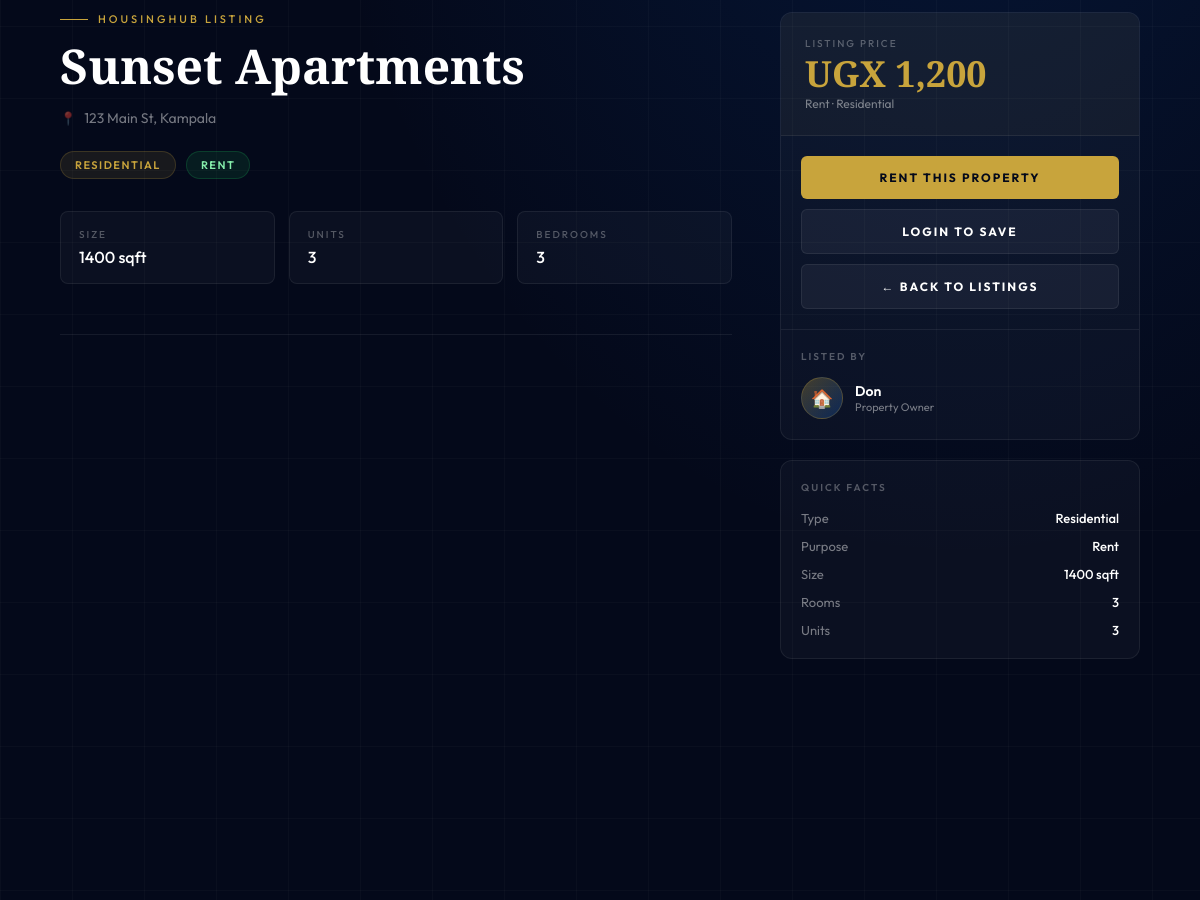
Before: /property_view.php?id=1 (middle part) with the older database file.
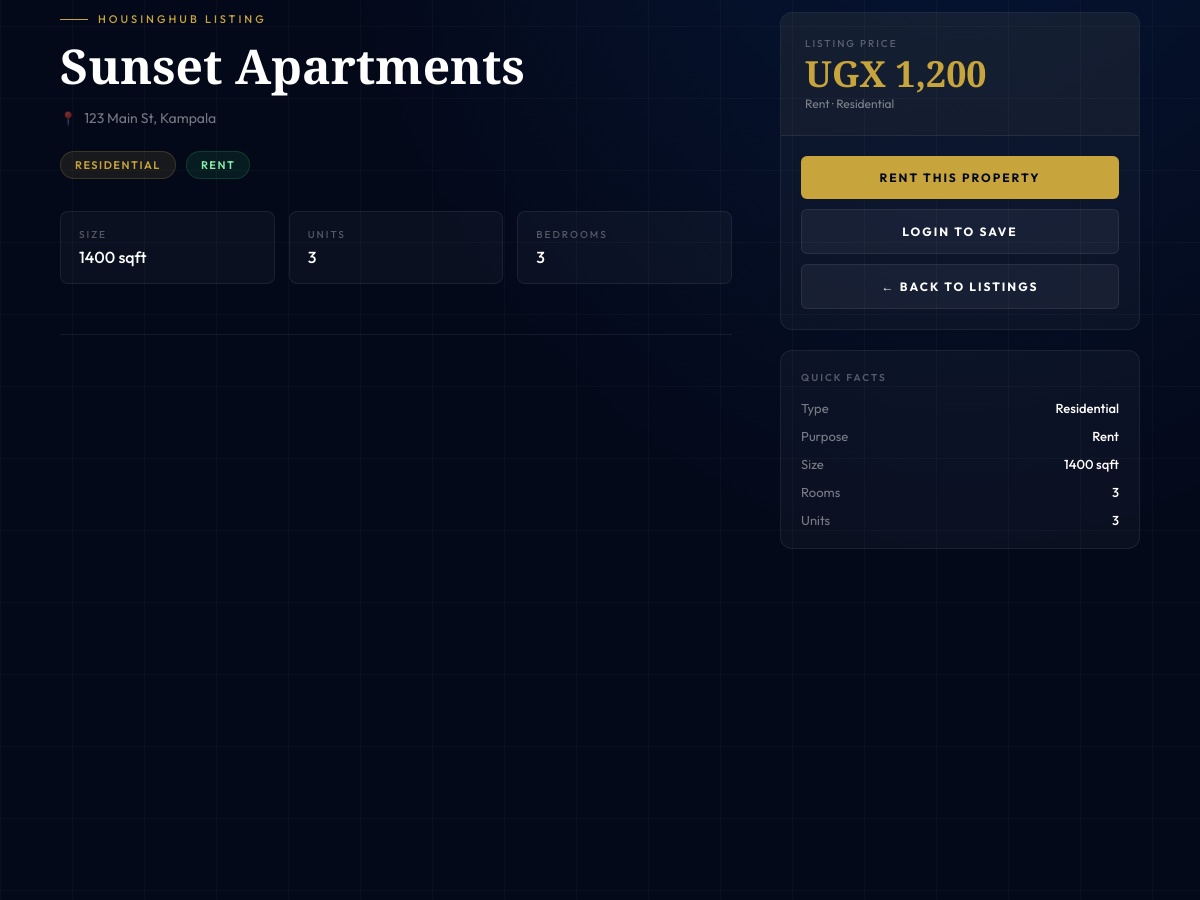
After: the same page with the newer database file.
### tables this page shows
CREATE TABLE IF NOT EXISTS `users` (
  `id` int NOT NULL AUTO_INCREMENT,
  `fullname` varchar(255) NOT NULL,
  `email` varchar(255) NOT NULL,
  `password` varchar(255) NOT NULL,
  `role` varchar(50) NOT NULL DEFAULT 'tenant',
  `created_at` timestamp NOT NULL DEFAULT CURRENT_TIMESTAMP,
  `phone` varchar(20) DEFAULT NULL,
  `whatsapp` varchar(20) DEFAULT NULL,
  `commission_rate` decimal(5,2) DEFAULT '0.00' COMMENT 'Broker commission rate in %',
  `agreed_terms` tinyint(1) DEFAULT '0',
  `status` varchar(50) DEFAULT 'active',
  PRIMARY KEY (`id`),
  UNIQUE KEY `email` (`email`)
);

### property_view.php (the view, shortened to what this page needs)
<?php
include "db_connect.php";
$user = null;
$property_id = intval($_GET['id']);
$property = mysqli_fetch_assoc(mysqli_query($conn, "SELECT * FROM properties WHERE id = $property_id"));
$owner = mysqli_fetch_assoc(mysqli_query($conn, "SELECT * FROM users WHERE id = {$property['owner_id']}"));
$purposeClass = strtolower($property['purpose']);
?>
<!DOCTYPE html>
<html lang="en">
<head>
</head>
<body>
<div class="page-bg"></div>
<div class="page-grid"></div>
<div class="prop-layout">
  <div class="prop-main">
    <div class="prop-section z reveal">
      <div class="prop-eyebrow">HousingHub Listing</div>
      <h1 class="prop-title"><?= htmlspecialchars($property['property_name']) ?></h1>
      <div class="prop-address"><?= htmlspecialchars($property['address']) ?></div>
      <div class="prop-badges">
        <span class="badge type"><?= htmlspecialchars($property['property_type']) ?></span>
        <span class="badge <?= $purposeClass ?>"><?= strtoupper($property['purpose']) ?></span>
      </div>
      <div class="meta-grid">
        <div class="meta-item"><div class="meta-label">Size</div><div class="meta-value"><?= $property['size_sqft'] ?> sqft</div></div>
        <div class="meta-item"><div class="meta-label">Units</div><div class="meta-value"><?= $property['units'] ?? 'N/A' ?></div></div>
        <div class="meta-item"><div class="meta-label">Bedrooms</div><div class="meta-value"><?= $property['bedrooms'] ?? 'N/A' ?></div></div>
      </div>
    </div>
  </div>
  <div class="prop-sidebar z">
    <div class="sidebar-card">
      <div class="sidebar-price">
        <div class="sidebar-price-label">Listing Price</div>
        <div class="sidebar-price-value">UGX <?= number_format($property['rent_amount']) ?></div>
        <div class="sidebar-price-sub"><?= ucfirst(strtolower($property['purpose'])) ?> · <?= htmlspecialchars($property['property_type']) ?></div>
      </div>
      <div class="sidebar-actions">
        <?php if($property['purpose']==='Rent'): ?>
        <a href="payment_method.php?property_id=<?= $property['id'] ?>&action=rent" class="sidebar-btn primary">Rent This Property</a>
        <?php elseif($property['purpose']==='Buy'): ?>
        <a href="payment_method.php?property_id=<?= $property['id'] ?>&action=buy" class="sidebar-btn primary">Buy This Property</a>
        <?php elseif($property['purpose']==='Lease'): ?>
        <a href="payment_method.php?property_id=<?= $property['id'] ?>&action=lease" class="sidebar-btn primary">Lease This Property</a>
        <?php endif; ?>
        <?php if($user): ?>
        <a href="save_favorite.php?id=<?= $property['id'] ?>" class="sidebar-btn save">❤️ Save to Favourites</a>
        <?php else: ?>
        <a href="login.php" class="sidebar-btn secondary">Login to Save</a>
        <?php endif; ?>
        <a href="properties.php?browse=1" class="sidebar-btn secondary">← Back to Listings</a>
      </div>
      <?php if($owner): ?>
      <div class="sidebar-owner">
        <div class="sidebar-owner-title">Listed By</div>
        <div class="owner-info">
          <div class="owner-avatar">🏠</div>
          <div>
            <div class="owner-name"><?= htmlspecialchars($owner['fullname'] ?? 'Property Owner') ?></div>
            <div class="owner-label">Property Owner</div>
          </div>
        </div>
      </div>
      <?php endif; ?>
    </div>
    <div class="sidebar-card" style="padding:20px">
      <div style="font-size:10px;font-weight:600;letter-spacing:2px;text-transform:uppercase;color:rgba(255,255,255,.3);margin-bottom:16px">Quick Facts</div>
      <div style="display:flex;flex-direction:column;gap:12px">
        <div style="display:flex;justify-content:space-between;font-size:13px"><span style="color:var(--muted)">Type</span><span style="color:var(--white);font-weight:500"><?= htmlspecialchars($property['property_type']) ?></span></div>
        <div style="display:flex;justify-content:space-between;font-size:13px"><span style="color:var(--muted)">Purpose</span><span style="color:var(--white);font-weight:500"><?= htmlspecialchars($property['purpose']) ?></span></div>
        <div style="display:flex;justify-content:space-between;font-size:13px"><span style="color:var(--muted)">Size</span><span style="color:var(--white);font-weight:500"><?= $property['size_sqft'] ?> sqft</span></div>
        <?php if(!empty($property['bedrooms'])): ?><div style="display:flex;justify-content:space-between;font-size:13px"><span style="color:var(--muted)">Rooms</span><span style="color:var(--white);font-weight:500"><?= $property['bedrooms'] ?></span></div><?php endif; ?>
        <?php if(!empty($property['units'])): ?><div style="display:flex;justify-content:space-between;font-size:13px"><span style="color:var(--muted)">Units</span><span style="color:var(--white);font-weight:500"><?= $property['units'] ?></span></div><?php endif; ?>
      </div>
    </div>
  </div>
</div>
</body>
</html>

Changed rows visible on the page:
removed users: fullname "Don"
Other visible differences:
text no longer shown: "LISTED BY 🏠 Property Owner"
